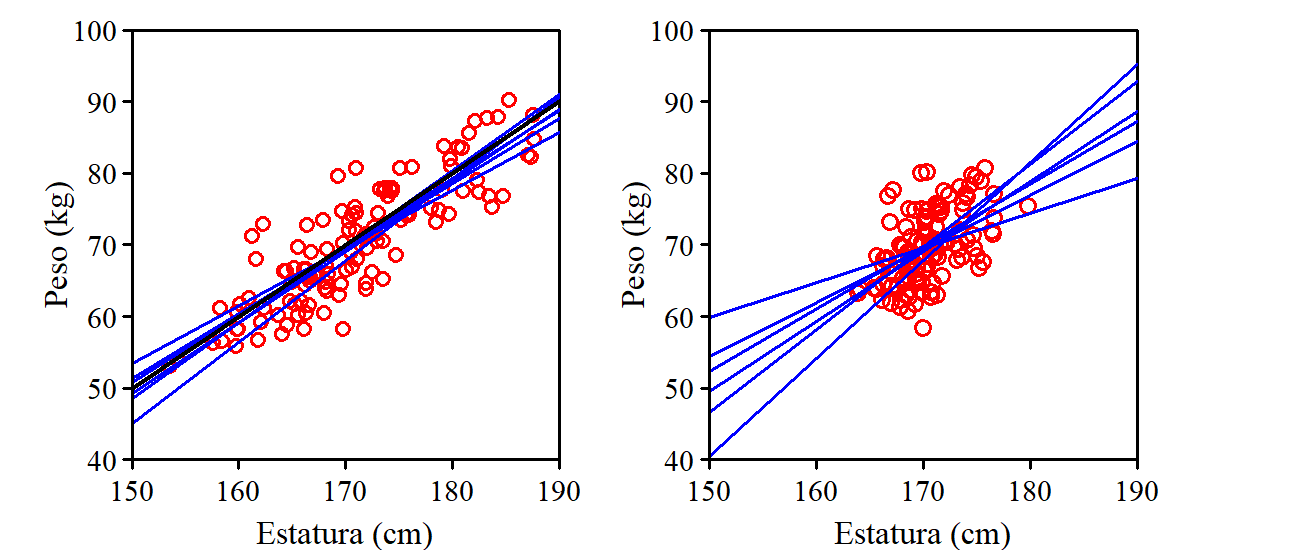

The script that saved this image:
png(file="170_regreRangoX.png",width=1300, height=550, res = 300)
t = 0.85
set.seed(123)
xy = read.csv2("xy.csv")
par(mfrow=c(1,2), mar=c(1.5, 2.2, 0.5, 1.5), xaxs="i", yaxs="i", family = "serif") # mar=c(2, 2.5, 0.5, 0.5)

x = matrix(NA, nrow = 20, ncol = 6)
y = matrix(NA, nrow = 20, ncol = 6)

for (i in 1:6) {
  x[,i] = as.numeric(xy[i,2:21])
  y[,i] = as.numeric(xy[i,22:41])
  plot(x[,i], y[,i], xlim = c(150, 190), ylim = c(40,100), cex = t-0.25, las=1, xlab="", ylab="", xaxt = "n", yaxt = "n", col="red")
  
  par(new = TRUE)
    if (i == 6) {
      for (j in 1:6) {
        abline(lm(y[,j] ~ x[,j]), col = "blue")
      }  
    axis(side=1, at=seq(150, 190, 10), padj=-3.2, tck=-0.02, cex.axis=t-0.25)
    axis(side=2, at=seq(40, 90, 10), hadj=-0.5, tck=-0.02, cex.axis=t-0.25, las=1)
    axis(side=2, at=100, hadj=0, tck=-0.02, cex.axis=t-0.25, las=1)
    mtext('Estatura (cm)', side=1, line=0.6, cex=t-0.2)
    mtext('Peso (kg)', side=2, line=0.9, cex=t-0.2)
    segments(150, 50, 190, 90, col = "black", lwd = 1.5)
  }
}
par(new = FALSE, mar=c(1.5, 1, 0.5, 2.7))
x = matrix(NA, nrow = 20, ncol = 50)
y = matrix(NA, nrow = 20, ncol = 50)
for (i in 1:6) {
  x[,i] = rnorm(20, 170, 3)
  y[,i] = x[,i] - 100 + rnorm(20, 0, 5)
  plot(x[,i], y[,i], xlim = c(150, 190), ylim = c(40,100),  col = "red", cex = t-0.15, las=1, xlab="", ylab="", xaxt = "n", yaxt = "n")
  
  par(new = TRUE)
  if (i == 6) {
    for (j in 1:6) {
      abline(lm(y[,j] ~ x[,j]), col = "blue")
    }
    axis(side=1, at=seq(150, 190, 10), padj=-3.2, tck=-0.02, cex.axis=t-0.25)
    axis(side=2, at=seq(40, 90, 10), hadj=-0.5, tck=-0.02, cex.axis=t-0.25, las=1)
    axis(side=2, at=100, hadj=0, tck=-0.02, cex.axis=t-0.25, las=1)
    mtext('Estatura (cm)', side=1, line=0.6, cex=t-0.2)
    mtext('Peso (kg)', side=2, line=0.9, cex=t-0.2)
  }
}
dev.off()
